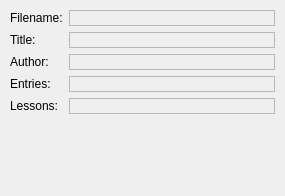
<ui version="4.0" >
 <author>Peter Hedlund &lt;peter.hedlund@kdemail.net></author>
 <comment></comment>
 <exportmacro></exportmacro>
 <class>GenStatPageForm</class>
 <widget class="QWidget" name="GenStatPageForm" >
  <property name="geometry" >
   <rect>
    <x>0</x>
    <y>0</y>
    <width>285</width>
    <height>196</height>
   </rect>
  </property>
  <property name="minimumSize" >
   <size>
    <width>160</width>
    <height>160</height>
   </size>
  </property>
  <property name="windowTitle" >
   <string>-</string>
  </property>
  <layout class="QGridLayout" >
   <property name="margin" >
    <number>10</number>
   </property>
   <property name="spacing" >
    <number>6</number>
   </property>
   <item row="0" column="0" >
    <widget class="QLabel" name="FileNameLabel" >
     <property name="text" >
      <string>Filename:</string>
     </property>
    </widget>
   </item>
   <item row="1" column="0" >
    <widget class="QLabel" name="TitleLabel" >
     <property name="text" >
      <string>Title:</string>
     </property>
    </widget>
   </item>
   <item row="3" column="0" >
    <widget class="QLabel" name="EntriesLabel" >
     <property name="text" >
      <string>Entries:</string>
     </property>
    </widget>
   </item>
   <item row="2" column="0" >
    <widget class="QLabel" name="AuthorLabel" >
     <property name="text" >
      <string>Author:</string>
     </property>
    </widget>
   </item>
   <item row="4" column="0" >
    <widget class="QLabel" name="LessonsLabel" >
     <property name="text" >
      <string>Lessons:</string>
     </property>
    </widget>
   </item>
   <item row="4" column="1" >
    <widget class="QLabel" name="l_lessons" >
     <property name="sizePolicy" >
      <sizepolicy>
       <hsizetype>3</hsizetype>
       <vsizetype>1</vsizetype>
       <horstretch>0</horstretch>
       <verstretch>0</verstretch>
      </sizepolicy>
     </property>
     <property name="frameShape" >
      <enum>QFrame::StyledPanel</enum>
     </property>
     <property name="frameShadow" >
      <enum>QFrame::Plain</enum>
     </property>
     <property name="text" >
      <string/>
     </property>
    </widget>
   </item>
   <item row="3" column="1" >
    <widget class="QLabel" name="kcfg_entriesPerLesson" >
     <property name="sizePolicy" >
      <sizepolicy>
       <hsizetype>3</hsizetype>
       <vsizetype>1</vsizetype>
       <horstretch>0</horstretch>
       <verstretch>0</verstretch>
      </sizepolicy>
     </property>
     <property name="frameShape" >
      <enum>QFrame::StyledPanel</enum>
     </property>
     <property name="frameShadow" >
      <enum>QFrame::Plain</enum>
     </property>
     <property name="text" >
      <string/>
     </property>
    </widget>
   </item>
   <item row="2" column="1" >
    <widget class="QLabel" name="l_author" >
     <property name="sizePolicy" >
      <sizepolicy>
       <hsizetype>3</hsizetype>
       <vsizetype>1</vsizetype>
       <horstretch>0</horstretch>
       <verstretch>0</verstretch>
      </sizepolicy>
     </property>
     <property name="frameShape" >
      <enum>QFrame::StyledPanel</enum>
     </property>
     <property name="frameShadow" >
      <enum>QFrame::Plain</enum>
     </property>
     <property name="text" >
      <string/>
     </property>
    </widget>
   </item>
   <item row="1" column="1" >
    <widget class="QLabel" name="l_title" >
     <property name="sizePolicy" >
      <sizepolicy>
       <hsizetype>3</hsizetype>
       <vsizetype>1</vsizetype>
       <horstretch>0</horstretch>
       <verstretch>0</verstretch>
      </sizepolicy>
     </property>
     <property name="frameShape" >
      <enum>QFrame::StyledPanel</enum>
     </property>
     <property name="frameShadow" >
      <enum>QFrame::Plain</enum>
     </property>
     <property name="text" >
      <string/>
     </property>
    </widget>
   </item>
   <item row="0" column="1" >
    <widget class="QLabel" name="l_filename" >
     <property name="sizePolicy" >
      <sizepolicy>
       <hsizetype>3</hsizetype>
       <vsizetype>1</vsizetype>
       <horstretch>0</horstretch>
       <verstretch>0</verstretch>
      </sizepolicy>
     </property>
     <property name="frameShape" >
      <enum>QFrame::StyledPanel</enum>
     </property>
     <property name="frameShadow" >
      <enum>QFrame::Plain</enum>
     </property>
     <property name="text" >
      <string/>
     </property>
    </widget>
   </item>
   <item row="5" column="0" >
    <spacer>
     <property name="orientation" >
      <enum>Qt::Vertical</enum>
     </property>
     <property name="sizeType" >
      <enum>QSizePolicy::Expanding</enum>
     </property>
     <property name="sizeHint" >
      <size>
       <width>20</width>
       <height>20</height>
      </size>
     </property>
    </spacer>
   </item>
  </layout>
 </widget>
 <layoutdefault spacing="6" margin="11" />
 <pixmapfunction>qPixmapFromMimeSource</pixmapfunction>
 <resources/>
 <connections/>
</ui>
